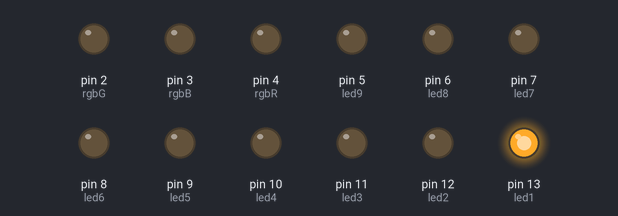
Bench run of a sketch on a simulated Arduino Uno, built with avr-gcc and run on an emulated ATmega328P. On the bench: output pins drawn as LEDs (lit = HIGH).

Above: at 0.1 s.
At 4.1 s:
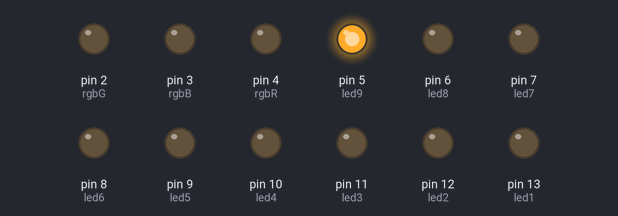
At 9.6 s:
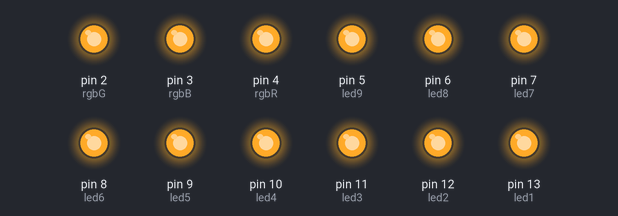
At 19.2 s:
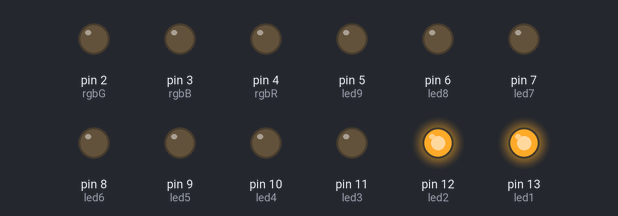
At 29.3 s:
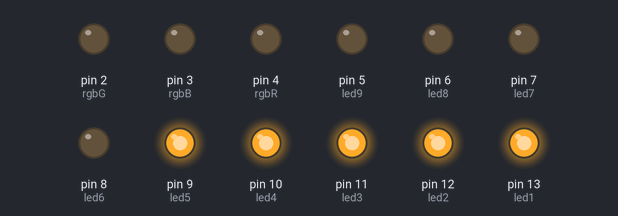
At 39.4 s:
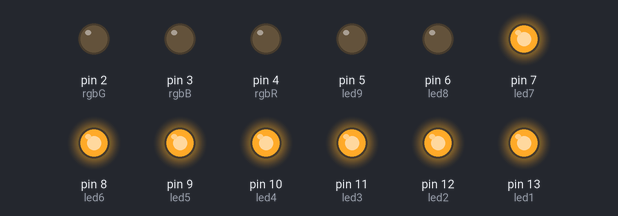
Timing chart, 0 to 40.0 s (numbered marks = the images above):
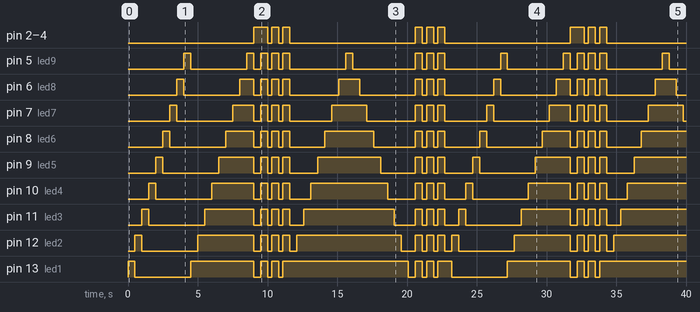

The sketch:

Code.ino
```cpp
int led1 = 13;
int led2 = 12;
int led3 = 11;
int led4 = 10;
int led5 = 9;
int led6 = 8;
int led7 = 7;
int led8 = 6;
int led9 = 5;
int rgbR = 4;
int rgbB = 3;
int rgbG = 2;

void setup()
{
  pinMode(led1, OUTPUT);
  pinMode(led2, OUTPUT);
  pinMode(led3, OUTPUT);
  pinMode(led4, OUTPUT);
  pinMode(led5, OUTPUT);
  pinMode(led6, OUTPUT);
  pinMode(led7, OUTPUT);
  pinMode(led8, OUTPUT);
  pinMode(led9, OUTPUT);
  pinMode(rgbR, OUTPUT);
  pinMode(rgbB, OUTPUT);
  pinMode(rgbG, OUTPUT);

}

void loop()
{
  digitalWrite(led1, HIGH);
  digitalWrite(led2, LOW);
  digitalWrite(led3, LOW);
  digitalWrite(led4, LOW);
  digitalWrite(led5, LOW);
  digitalWrite(led6, LOW);
  digitalWrite(led7, LOW);
  digitalWrite(led8, LOW);
  digitalWrite(led9, LOW);
  analogWrite(rgbR, LOW);
  analogWrite(rgbB, LOW);
  analogWrite(rgbG, LOW);
  delay(500);

  digitalWrite(led1, LOW);
  digitalWrite(led2, HIGH);
  digitalWrite(led3, LOW);
  digitalWrite(led4, LOW);
  digitalWrite(led5, LOW);
  digitalWrite(led6, LOW);
  digitalWrite(led7, LOW);
  digitalWrite(led8, LOW);
  digitalWrite(led9, LOW);
  analogWrite(rgbR, LOW);
  analogWrite(rgbB, LOW);
  analogWrite(rgbG, LOW);
  delay(500);

  digitalWrite(led1, LOW);
  digitalWrite(led2, LOW);
  digitalWrite(led3, HIGH);
  digitalWrite(led4, LOW);
  digitalWrite(led5, LOW);
  digitalWrite(led6, LOW);
  digitalWrite(led7, LOW);
  digitalWrite(led8, LOW);
  digitalWrite(led9, LOW);
  analogWrite(rgbR, LOW);
  analogWrite(rgbB, LOW);
  analogWrite(rgbG, LOW);
  delay(500);

  digitalWrite(led1, LOW);
  digitalWrite(led2, LOW);
  digitalWrite(led3, LOW);
  digitalWrite(led4, HIGH);
  digitalWrite(led5, LOW);
  digitalWrite(led6, LOW);
  digitalWrite(led7, LOW);
  digitalWrite(led8, LOW);
  digitalWrite(led9, LOW);
  analogWrite(rgbR, LOW);
  analogWrite(rgbB, LOW);
  analogWrite(rgbG, LOW);
  delay(500);

  digitalWrite(led1, LOW);
  digitalWrite(led2, LOW);
  digitalWrite(led3, LOW);
  digitalWrite(led4, LOW);
  digitalWrite(led5, HIGH);
  digitalWrite(led6, LOW);
  digitalWrite(led7, LOW);
  digitalWrite(led8, LOW);
  digitalWrite(led9, LOW);
  analogWrite(rgbR, LOW);
  analogWrite(rgbB, LOW);
  analogWrite(rgbG, LOW);
  delay(500);

  digitalWrite(led1, LOW);
  digitalWrite(led2, LOW);
  digitalWrite(led3, LOW);
  digitalWrite(led4, LOW);
  digitalWrite(led5, LOW);
  digitalWrite(led6, HIGH);
  digitalWrite(led7, LOW);
  digitalWrite(led8, LOW);
  digitalWrite(led9, LOW);
  analogWrite(rgbR, LOW);
  analogWrite(rgbB, LOW);
  analogWrite(rgbG, LOW);
  delay(500);

  digitalWrite(led1, LOW);
  digitalWrite(led2, LOW);
  digitalWrite(led3, LOW);
  digitalWrite(led4, LOW);
  digitalWrite(led5, LOW);
  digitalWrite(led6, LOW);
  digitalWrite(led7, HIGH);
  digitalWrite(led8, LOW);
  digitalWrite(led9, LOW);
  analogWrite(rgbR, LOW);
  analogWrite(rgbB, LOW);
  analogWrite(rgbG, LOW);
  delay(500);

  digitalWrite(led1, LOW);
  digitalWrite(led2, LOW);
  digitalWrite(led3, LOW);
  digitalWrite(led4, LOW);
  digitalWrite(led5, LOW);
  digitalWrite(led6, LOW);
  digitalWrite(led7, LOW);
  digitalWrite(led8, HIGH);
  digitalWrite(led9, LOW);
  analogWrite(rgbR, LOW);
  analogWrite(rgbB, LOW);
  analogWrite(rgbG, LOW);
  delay(500);

  digitalWrite(led1, LOW);
  digitalWrite(led2, LOW);
  digitalWrite(led3, LOW);
  digitalWrite(led4, LOW);
  digitalWrite(led5, LOW);
  digitalWrite(led6, LOW);
  digitalWrite(led7, LOW);
  digitalWrite(led8, LOW);
  digitalWrite(led9, HIGH);
  analogWrite(rgbR, LOW);
  analogWrite(rgbB, LOW);
  analogWrite(rgbG, LOW);
  delay(500);

  //etapa 2

  digitalWrite(led1, HIGH);
  digitalWrite(led2, LOW);
  digitalWrite(led3, LOW);
  digitalWrite(led4, LOW);
  digitalWrite(led5, LOW);
  digitalWrite(led6, LOW);
  digitalWrite(led7, LOW);
  digitalWrite(led8, LOW);
  digitalWrite(led9, LOW);
  analogWrite(rgbR, LOW);
  analogWrite(rgbB, LOW);
  analogWrite(rgbG, LOW);
  delay(500);

  digitalWrite(led1, HIGH);
  digitalWrite(led2, HIGH);
  digitalWrite(led3, LOW);
  digitalWrite(led4, LOW);
  digitalWrite(led5, LOW);
  digitalWrite(led6, LOW);
  digitalWrite(led7, LOW);
  digitalWrite(led8, LOW);
  digitalWrite(led9, LOW);
  analogWrite(rgbR, LOW);
  analogWrite(rgbB, LOW);
  analogWrite(rgbG, LOW);
  delay(500);

  digitalWrite(led1, HIGH);
  digitalWrite(led2, HIGH);
  digitalWrite(led3, HIGH);
  digitalWrite(led4, LOW);
  digitalWrite(led5, LOW);
  digitalWrite(led6, LOW);
  digitalWrite(led7, LOW);
  digitalWrite(led8, LOW);
  digitalWrite(led9, LOW);
  analogWrite(rgbR, LOW);
  analogWrite(rgbB, LOW);
  analogWrite(rgbG, LOW);
  delay(500);

  digitalWrite(led1, HIGH);
  digitalWrite(led2, HIGH);
  digitalWrite(led3, HIGH);
  digitalWrite(led4, HIGH);
  digitalWrite(led5, LOW);
  digitalWrite(led6, LOW);
  digitalWrite(led7, LOW);
  digitalWrite(led8, LOW);
  digitalWrite(led9, LOW);
  analogWrite(rgbR, LOW);
  analogWrite(rgbB, LOW);
  analogWrite(rgbG, LOW);
  delay(500);

  digitalWrite(led1, HIGH);
  digitalWrite(led2, HIGH);
  digitalWrite(led3, HIGH);
  digitalWrite(led4, HIGH);
  digitalWrite(led5, HIGH);
  digitalWrite(led6, LOW);
  digitalWrite(led7, LOW);
  digitalWrite(led8, LOW);
  digitalWrite(led9, LOW);
  analogWrite(rgbR, LOW);
  analogWrite(rgbB, LOW);
  analogWrite(rgbG, LOW);
  delay(500);

  digitalWrite(led1, HIGH);
  digitalWrite(led2, HIGH);
  digitalWrite(led3, HIGH);
  digitalWrite(led4, HIGH);
  digitalWrite(led5, HIGH);
  digitalWrite(led6, HIGH);
  digitalWrite(led7, LOW);
  digitalWrite(led8, LOW);
  digitalWrite(led9, LOW);
  analogWrite(rgbR, LOW);
  analogWrite(rgbB, LOW);
  analogWrite(rgbG, LOW);
  delay(500);

  digitalWrite(led1, HIGH);
  digitalWrite(led2, HIGH);
  digitalWrite(led3, HIGH);
  digitalWrite(led4, HIGH);
  digitalWrite(led5, HIGH);
  digitalWrite(led6, HIGH);
  digitalWrite(led7, HIGH);
  digitalWrite(led8, LOW);
  digitalWrite(led9, LOW);
  analogWrite(rgbR, LOW);
  analogWrite(rgbB, LOW);
  analogWrite(rgbG, LOW);
  delay(500);

  digitalWrite(led1, HIGH);
  digitalWrite(led2, HIGH);
  digitalWrite(led3, HIGH);
  digitalWrite(led4, HIGH);
  digitalWrite(led5, HIGH);
  digitalWrite(led6, HIGH);
  digitalWrite(led7, HIGH);
  digitalWrite(led8, HIGH);
  digitalWrite(led9, LOW);
  analogWrite(rgbR, LOW);
  analogWrite(rgbB, LOW);
  analogWrite(rgbG, LOW);
  delay(500);

  digitalWrite(led1, HIGH);
  digitalWrite(led2, HIGH);
  digitalWrite(led3, HIGH);
  digitalWrite(led4, HIGH);
  digitalWrite(led5, HIGH);
  digitalWrite(led6, HIGH);
  digitalWrite(led7, HIGH);
  digitalWrite(led8, HIGH);
  digitalWrite(led9, HIGH);
  analogWrite(rgbR, LOW);
  analogWrite(rgbB, LOW);
  analogWrite(rgbG, LOW);
  delay(500);

  digitalWrite(led1, LOW);
  digitalWrite(led2, LOW);
  digitalWrite(led3, LOW);
  digitalWrite(led4, LOW);
  digitalWrite(led5, LOW);
  digitalWrite(led6, LOW);
  digitalWrite(led7, LOW);
  digitalWrite(led8, LOW);
  digitalWrite(led9, LOW);
  analogWrite(rgbR, 255);
  analogWrite(rgbB, 255);
  analogWrite(rgbG, 255);
  delay(500);

  //etapa 3

  on();

  off();

  on();

  off();

  on();

  //etapa4

  digitalWrite(led1, HIGH);
  digitalWrite(led2, LOW);
  digitalWrite(led3, LOW);
  digitalWrite(led4, LOW);
  digitalWrite(led5, LOW);
  digitalWrite(led6, LOW);
  digitalWrite(led7, LOW);
  digitalWrite(led8, LOW);
  digitalWrite(led9, LOW);
  analogWrite(rgbR, LOW);
  analogWrite(rgbB, LOW);
  analogWrite(rgbG, LOW);
  delay(500);

  digitalWrite(led1, HIGH);
  digitalWrite(led2, HIGH);
  digitalWrite(led3, LOW);
  digitalWrite(led4, LOW);
  digitalWrite(led5, LOW);
  digitalWrite(led6, LOW);
  digitalWrite(led7, LOW);
  digitalWrite(led8, LOW);
  digitalWrite(led9, LOW);
  analogWrite(rgbR, LOW);
  analogWrite(rgbB, LOW);
  analogWrite(rgbG, LOW);
  delay(500);

  digitalWrite(led1, HIGH);
  digitalWrite(led2, HIGH);
  digitalWrite(led3, HIGH);
  digitalWrite(led4, LOW);
  digitalWrite(led5, LOW);
  digitalWrite(led6, LOW);
  digitalWrite(led7, LOW);
  digitalWrite(led8, LOW);
  digitalWrite(led9, LOW);
  analogWrite(rgbR, LOW);
  analogWrite(rgbB, LOW);
  analogWrite(rgbG, LOW);
  delay(500);

  digitalWrite(led1, HIGH);
  digitalWrite(led2, HIGH);
  digitalWrite(led3, HIGH);
  digitalWrite(led4, HIGH);
  digitalWrite(led5, LOW);
  digitalWrite(led6, LOW);
  digitalWrite(led7, LOW);
  digitalWrite(led8, LOW);
  digitalWrite(led9, LOW);
  analogWrite(rgbR, LOW);
  analogWrite(rgbB, LOW);
  analogWrite(rgbG, LOW);
  delay(500);

  digitalWrite(led1, HIGH);
  digitalWrite(led2, HIGH);
  digitalWrite(led3, HIGH);
  digitalWrite(led4, HIGH);
  digitalWrite(led5, HIGH);
  digitalWrite(led6, LOW);
  digitalWrite(led7, LOW);
  digitalWrite(led8, LOW);
  digitalWrite(led9, LOW);
  analogWrite(rgbR, LOW);
  analogWrite(rgbB, LOW);
  analogWrite(rgbG, LOW);
  delay(500);

  digitalWrite(led1, HIGH);
  digitalWrite(led2, HIGH);
  digitalWrite(led3, HIGH);
  digitalWrite(led4, HIGH);
  digitalWrite(led5, HIGH);
  digitalWrite(led6, HIGH);
  digitalWrite(led7, LOW);
  digitalWrite(led8, LOW);
  digitalWrite(led9, LOW);
  analogWrite(rgbR, LOW);
  analogWrite(rgbB, LOW);
  analogWrite(rgbG, LOW);
  delay(500);

  digitalWrite(led1, HIGH);
  digitalWrite(led2, HIGH);
  digitalWrite(led3, HIGH);
  digitalWrite(led4, HIGH);
  digitalWrite(led5, HIGH);
  digitalWrite(led6, HIGH);
  digitalWrite(led7, HIGH);
  digitalWrite(led8, LOW);
  digitalWrite(led9, LOW);
  analogWrite(rgbR, LOW);
  analogWrite(rgbB, LOW);
  analogWrite(rgbG, LOW);
  delay(500);

  digitalWrite(led1, HIGH);
  digitalWrite(led2, HIGH);
  digitalWrite(led3, HIGH);
  digitalWrite(led4, HIGH);
  digitalWrite(led5, HIGH);
  digitalWrite(led6, HIGH);
  digitalWrite(led7, HIGH);
  digitalWrite(led8, HIGH);
  digitalWrite(led9, LOW);
  analogWrite(rgbR, LOW);
  analogWrite(rgbB, LOW);
  analogWrite(rgbG, LOW);
  delay(500);

  digitalWrite(led1, HIGH);
  digitalWrite(led2, HIGH);
  digitalWrite(led3, HIGH);
  digitalWrite(led4, HIGH);
  digitalWrite(led5, HIGH);
  digitalWrite(led6, HIGH);
  digitalWrite(led7, HIGH);
  digitalWrite(led8, HIGH);
  digitalWrite(led9, HIGH);
  analogWrite(rgbR, LOW);
  analogWrite(rgbB, LOW);
  analogWrite(rgbG, LOW);
  delay(500);

  digitalWrite(led1, HIGH);
  digitalWrite(led2, HIGH);
  digitalWrite(led3, HIGH);
  digitalWrite(led4, HIGH);
  digitalWrite(led5, HIGH);
  digitalWrite(led6, HIGH);
  digitalWrite(led7, HIGH);
  digitalWrite(led8, HIGH);
  digitalWrite(led9, LOW);
  analogWrite(rgbR, LOW);
  analogWrite(rgbB, LOW);
  analogWrite(rgbG, LOW);
  delay(500);

  digitalWrite(led1, HIGH);
  digitalWrite(led2, HIGH);
  digitalWrite(led3, HIGH);
  digitalWrite(led4, HIGH);
  digitalWrite(led5, HIGH);
  digitalWrite(led6, HIGH);
  digitalWrite(led7, HIGH);
  digitalWrite(led8, LOW);
  digitalWrite(led9, LOW);
  analogWrite(rgbR, LOW);
  analogWrite(rgbB, LOW);
  analogWrite(rgbG, LOW);
  delay(500);

  digitalWrite(led1, HIGH);
  digitalWrite(led2, HIGH);
  digitalWrite(led3, HIGH);
  digitalWrite(led4, HIGH);
  digitalWrite(led5, HIGH);
  digitalWrite(led6, HIGH);
  digitalWrite(led7, LOW);
  digitalWrite(led8, LOW);
  digitalWrite(led9, LOW);
  analogWrite(rgbR, LOW);
  analogWrite(rgbB, LOW);
  analogWrite(rgbG, LOW);
  delay(500);

  digitalWrite(led1, HIGH);
  digitalWrite(led2, HIGH);
  digitalWrite(led3, HIGH);
  digitalWrite(led4, HIGH);
  digitalWrite(led5, HIGH);
  digitalWrite(led6, LOW);
  digitalWrite(led7, LOW);
  digitalWrite(led8, LOW);
  digitalWrite(led9, LOW);
  analogWrite(rgbR, LOW);
  analogWrite(rgbB, LOW);
  analogWrite(rgbG, LOW);
  delay(500);

  digitalWrite(led1, HIGH);
  digitalWrite(led2, HIGH);
  digitalWrite(led3, HIGH);
  digitalWrite(led4, HIGH);
  digitalWrite(led5, LOW);
  digitalWrite(led6, LOW);
  digitalWrite(led7, LOW);
  digitalWrite(led8, LOW);
  digitalWrite(led9, LOW);
  analogWrite(rgbR, LOW);
  analogWrite(rgbB, LOW);
  analogWrite(rgbG, LOW);
  delay(500);

  digitalWrite(led1, HIGH);
  digitalWrite(led2, HIGH);
  digitalWrite(led3, HIGH);
  digitalWrite(led4, LOW);
  digitalWrite(led5, LOW);
  digitalWrite(led6, LOW);
  digitalWrite(led7, LOW);
  digitalWrite(led8, LOW);
  digitalWrite(led9, LOW);
  analogWrite(rgbR, LOW);
  analogWrite(rgbB, LOW);
  analogWrite(rgbG, LOW);
  delay(500);

  digitalWrite(led1, HIGH);
  digitalWrite(led2, HIGH);
  digitalWrite(led3, LOW);
  digitalWrite(led4, LOW);
  digitalWrite(led5, LOW);
  digitalWrite(led7, LOW);
  digitalWrite(led8, LOW);
  digitalWrite(led9, LOW);
  analogWrite(rgbR, LOW);
  analogWrite(rgbB, LOW);
  analogWrite(rgbG, LOW);
  delay(500);

  digitalWrite(led1, HIGH);
  digitalWrite(led2, LOW);
  digitalWrite(led3, LOW);
  digitalWrite(led4, LOW);
  digitalWrite(led5, LOW);
  digitalWrite(led6, LOW);
  digitalWrite(led7, LOW);
  digitalWrite(led8, LOW);
  digitalWrite(led9, LOW);
  analogWrite(rgbR, LOW);
  analogWrite(rgbB, LOW);
  analogWrite(rgbG, LOW);
  delay(500);

  digitalWrite(led1, LOW);
  digitalWrite(led2, LOW);
  digitalWrite(led3, LOW);
  digitalWrite(led4, LOW);
  digitalWrite(led5, LOW);
  digitalWrite(led6, LOW);
  digitalWrite(led7, LOW);
  digitalWrite(led8, LOW);
  digitalWrite(led9, LOW);
  analogWrite(rgbR, LOW);
  analogWrite(rgbB, LOW);
  analogWrite(rgbG, LOW);
  delay(500);

  //etapa 5

  on();

  off();

  on();

  off();

  on();

}

void on() {
  digitalWrite(led1, HIGH);
  digitalWrite(led2, HIGH);
  digitalWrite(led3, HIGH);
  digitalWrite(led4, HIGH);
  digitalWrite(led5, HIGH);
  digitalWrite(led6, HIGH);
  digitalWrite(led7, HIGH);
  digitalWrite(led8, HIGH);
  digitalWrite(led9, HIGH);
  analogWrite(rgbR, 255);
  analogWrite(rgbB, 255);
  analogWrite(rgbG, 255);
  delay(500);
}

void off() {
  digitalWrite(led1, LOW);
  digitalWrite(led2, LOW);
  digitalWrite(led3, LOW);
  digitalWrite(led4, LOW);
  digitalWrite(led5, LOW);
  digitalWrite(led6, LOW);
  digitalWrite(led7, LOW);
  digitalWrite(led8, LOW);
  digitalWrite(led9, LOW);
  analogWrite(rgbR, LOW);
  analogWrite(rgbB, LOW);
  analogWrite(rgbG, LOW);
  delay(300);
}
```

Measured:
- by itself, pin 5 (led9): LOW → HIGH at 4.0 s, → LOW 0.50 s later, → HIGH 4.0 s later, → LOW 0.50 s later, … (30 changes in this stretch)
- by itself, pin 6 (led8): LOW → HIGH at 3.5 s, → LOW 0.50 s later, → HIGH 4.0 s later, → LOW 1.0 s later, … (30 changes in this stretch)
- by itself, pin 7 (led7): LOW → HIGH at 3.0 s, → LOW 0.50 s later, → HIGH 4.0 s later, → LOW 1.5 s later, … (30 changes in this stretch)
- by itself, pin 8 (led6): LOW → HIGH at 2.5 s, → LOW 0.50 s later, → HIGH 4.0 s later, → LOW 2.0 s later, … (29 changes in this stretch)
- by itself, pin 9 (led5): LOW → HIGH at 2.0 s, → LOW 0.50 s later, → HIGH 4.0 s later, → LOW 2.5 s later, … (29 changes in this stretch)
- by itself, pin 10 (led4): LOW → HIGH at 1.5 s, → LOW 0.50 s later, → HIGH 4.0 s later, → LOW 3.0 s later, … (29 changes in this stretch)
- by itself, pin 11 (led3): LOW → HIGH at 1.0 s, → LOW 0.50 s later, → HIGH 4.0 s later, → LOW 3.5 s later, … (29 changes in this stretch)
- by itself, pin 12 (led2): LOW → HIGH at 0.50 s, → LOW 0.50 s later, → HIGH 4.0 s later, → LOW 4.0 s later, … (29 changes in this stretch)
